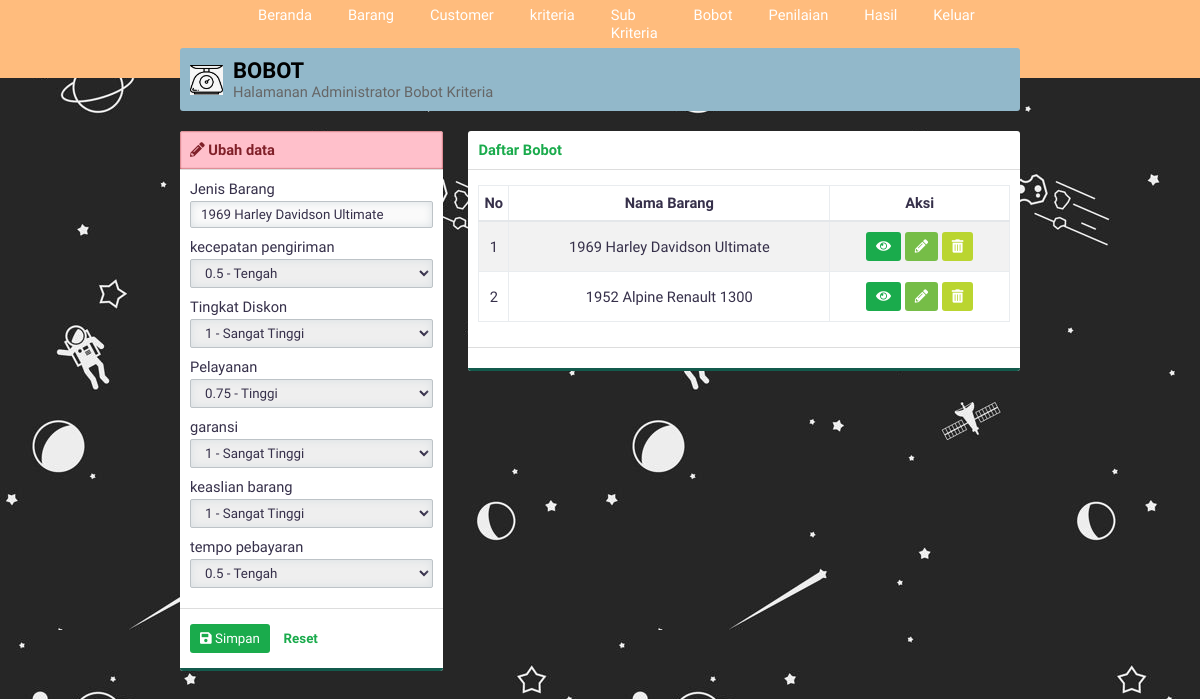
The page /?page=bobot&aksi=ubah&id=1 (signed in) on the database its author committed.
### tables this page shows
CREATE TABLE IF NOT EXISTS `jenis_barang` (
`id_jenisbarang` int(3) NOT NULL,
  `namaBarang` varchar(30) NOT NULL
);

CREATE TABLE IF NOT EXISTS `bobot_kriteria` (
`id_bobotkriteria` int(3) NOT NULL,
  `id_jenisbarang` int(3) NOT NULL,
  `id_kriteria` int(3) NOT NULL,
  `bobot` float NOT NULL
);

CREATE TABLE IF NOT EXISTS `kriteria` (
`id_kriteria` int(3) NOT NULL,
  `namaKriteria` varchar(30) NOT NULL,
  `sifat` enum('Benefit','Cost') NOT NULL
);

### page/ubahbobot2.php (the view, shortened to what this page needs)
<?php
$listWeight=array(
    array("nama"=>"0 - Sangat Rendah","nilai"=>0),
    array("nama"=>"0.25 - Rendah","nilai"=>0.25),
    array("nama"=>"0.5 - Tengah","nilai"=>0.5),
    array("nama"=>"0.75 - Tinggi","nilai"=>0.75),
    array("nama"=>"1 - Sangat Tinggi","nilai"=>1),
);
$id=htmlspecialchars(@$_GET['id']);
$querylihat="SELECT id_jenisbarang,bobot,id_bobotkriteria,kriteria.namaKriteria AS namaKriteria FROM bobot_kriteria INNER JOIN kriteria USING(id_kriteria) WHERE id_jenisbarang='$id'";
?>
<div class="panel-top panel-top-edit">
    <b><i class="fa fa-pencil-alt"></i> Ubah data</b>
</div>
<form id="form" action="./proses/prosesubah.php" method="POST">
    <div class="panel-middle">
        <div class="group-input">
            <div class="group-input">
                <?php
                $query="SELECT namaBarang FROM jenis_barang WHERE id_jenisbarang='$id'";
                $execute=$konek->query($query);
                $data=$execute->fetch_array(MYSQLI_ASSOC);
                ?>
                <div class="group-input">
                    <label for="jenisbarang">Jenis Barang</label>
                    <input class="form-custom" value="<?php echo $data['namaBarang'];?>" disabled type="text" autocomplete="off" required name="barang" id="barang">
                </div>
            </div>
        </div>
        <?php
        $execute2=$konek->query($querylihat);
        while($data=$execute2->fetch_array(MYSQLI_ASSOC)){
            echo "<div class=\"group-input\">
                    <label for=\"$data[namaKriteria]\">$data[namaKriteria]</label>
                    <input type='hidden' value=\"$data[id_bobotkriteria]\" name=\"id[]\">
                    <select class=\"form-custom\" required name=\"bobot[]\" id=\"$data[namaKriteria]\">
                    <option selected disabled>--Pilih Bobot $data[namaKriteria]--</option>";
                foreach ($listWeight as $key) {
                    if ($key['nilai']==$data['bobot']) {
                        $selected="selected";
                    }else{
                        $selected=null;
                    }
                    echo "<option $selected value=\"$key[nilai]\">$key[nama]</option>";
                }
            echo "</select>
            </div>
                ";
        }
        ?>
    </div>
    <div class="panel-bottom">
        <button type="submit" id="buttonsimpan" class="btn btn-green"><i class="fa fa-save"></i> Simpan</button>
        <button type="reset" id="buttonreset" class="btn btn-second">Reset</button>
    </div>
</form>

### asset/css/style.css (style rules this page uses)
* { padding: 0; margin: 0; font-family: 'Work Sans', sans-serif; color: #36304A; font-weight: 500; letter-spacing: normal; }
b, h1, h2, h3, h4, h5 { padding: 0; font-weight: 600 !important; margin: 0.83em 0em; }
input, select { border: none; width: 100%; }
.form-custom { padding: 5px 10px; border: solid 1px #BDC3C7; -webkit-border-radius: 2px; -moz-border-radius: 2px; border-radius: 2px; box-sizing: border-box; box-shadow: inset 0 0 8px #d9dfe3; margin: 3px 0 10px 0; }
.btn { border: none; -webkit-padding: 7px 10px; -o-padding: 7px 10px; -moz-padding: 7px 10px; padding: 7px 10px; border-radius: 3px; margin: 5px 0px; display: inline-block; cursor: pointer; font-size: 10pt !important; }
.btn i { color: white !important; }
.btn-green { background-color: #1aab4c; color: white !important; }
.btn-second { background-color: transparent; color: #1aab4c; font-weight: 600; }
.panel-top-edit { background-color: #ffc0cb; box-shadow: inset 0px 0px 2px #800000; color: #802029; }
.panel-top-edit b, .panel-top-edit i { color: #802029; }
.panel-top { padding: 10px; box-sizing: padding-box; border-bottom: solid 1px #dddddd; }
.panel-middle { padding: 10px; box-sizing: padding-box; }
.panel-bottom { padding: 10px; border-bottom: solid 3px #135a4c; border-top: solid 1px #dddddd; }
body { background-color: #ECF0F1; display: flex; width: 100vw; height: 100vh; align-items: center; flex-direction: column; overflow-x: hidden; font-size: 11pt; }

### rows shown on the page
jenis_barang: barang "1969 Harley Davidson Ultimate"
bobot_kriteria: id_kriteria.namaKriteria "kecepatan pengiriman", id_kriteria.namaKriteria "0.5 - Tengah"
bobot_kriteria: id_kriteria.namaKriteria "Tingkat Diskon", id_kriteria.namaKriteria "1 - Sangat Tinggi"
bobot_kriteria: id_kriteria.namaKriteria "Pelayanan", id_kriteria.namaKriteria "0.75 - Tinggi"
bobot_kriteria: id_kriteria.namaKriteria "garansi", id_kriteria.namaKriteria "1 - Sangat Tinggi"
bobot_kriteria: id_kriteria.namaKriteria "keaslian barang", id_kriteria.namaKriteria "1 - Sangat Tinggi"
bobot_kriteria: id_kriteria.namaKriteria "tempo pebayaran", id_kriteria.namaKriteria "0.5 - Tengah"

### other values the page prints
$data[namaBarang] "1969 Harley Davidson Ultimate"
$data[namaBarang] "1952 Alpine Renault 1300"
